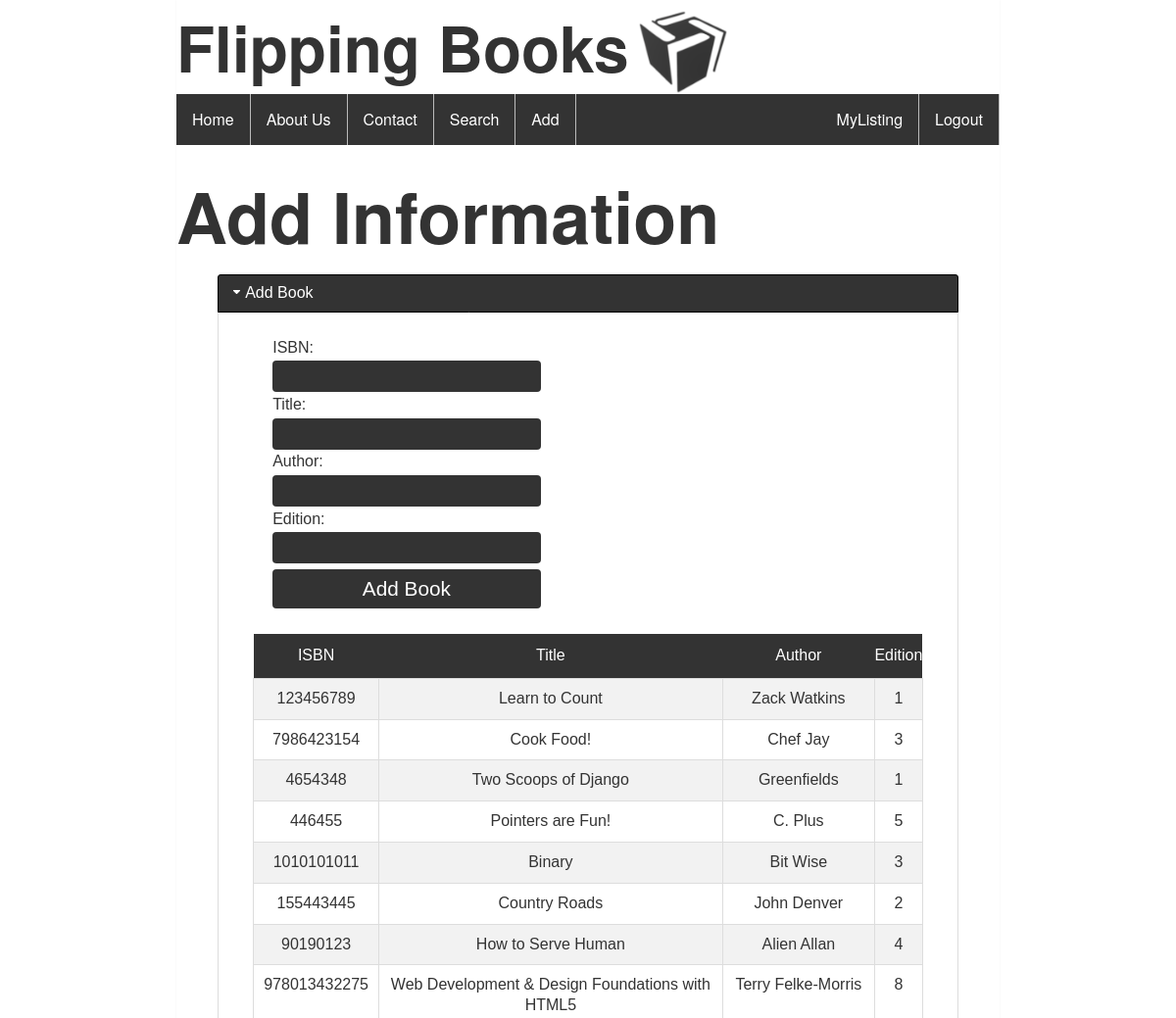
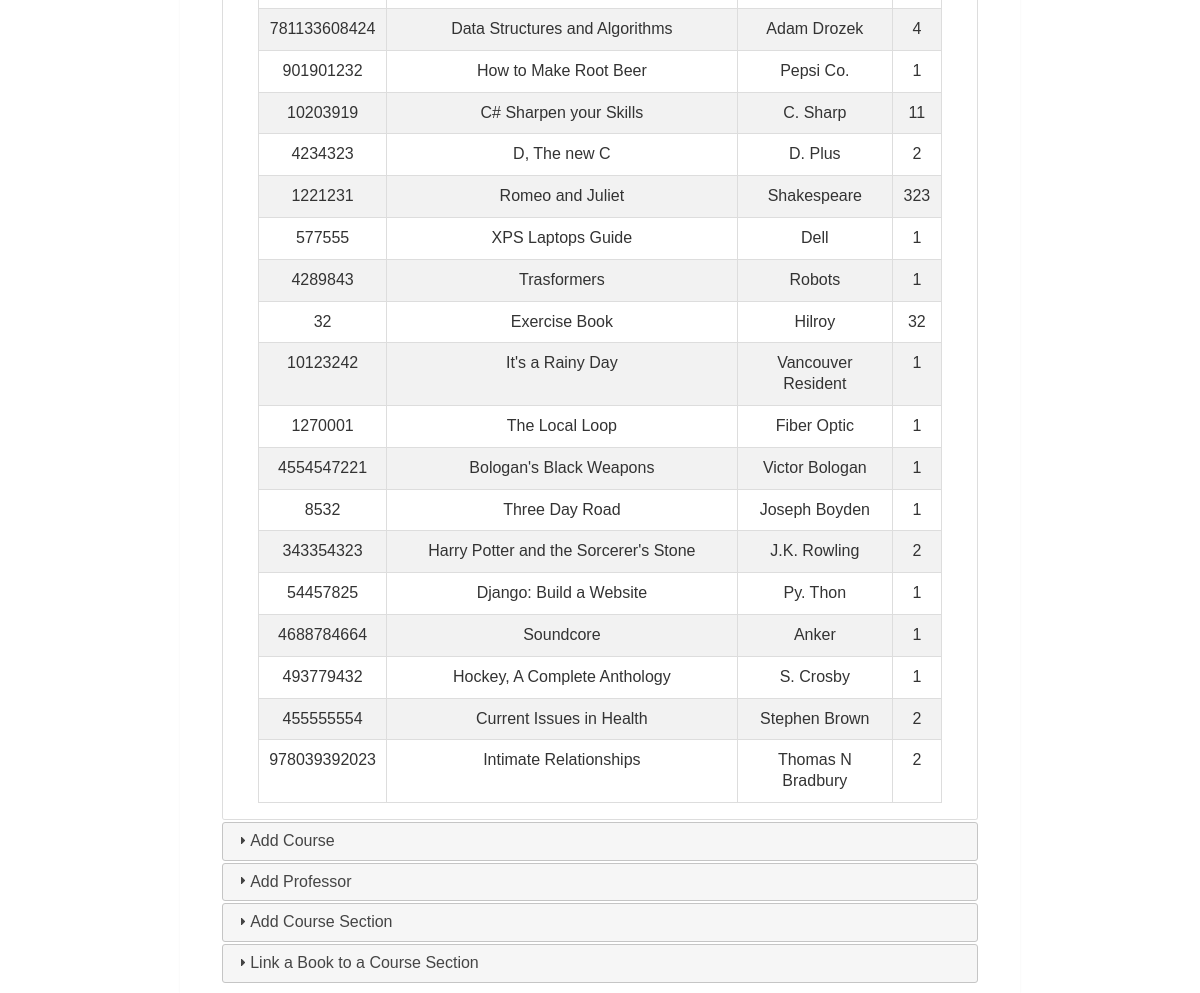
Page /add (signed in) on the committed database (2 pictures, top to bottom).
### main/models.py (models this page shows, shortened)
class Book(models.Model):
    ISBN = models.BigIntegerField(primary_key=True)
    Title = models.CharField(max_length=255)
    Author = models.CharField(max_length=255)
    Edition = models.CharField(max_length=255)

### main/views.py (the view, shortened to what this page needs)
# urls.py: url(r'^add', views.add, name='add'),
def add(request):
    if request.user.is_authenticated:
        books = Sql.get_all("main_book")
        courses = Sql.get_all("main_course")
        profs = Sql.get_all("main_prof")
        sections = Sql.get_section_join()
        booksinsection = Sql.get_bookinsection_join()
        error_message = None
        prof_form = AddProfForm()
        book_form = AddBookForm()
        course_form = AddCourseForm()
        section_form = AddSectionForm()
        bookinsection_form = AddBookInSectionForm()
        return render(request, 'main/registered/add.html',
                      context={'books': books, 'profs': profs, 'courses': courses,
                               'sections': sections, 'booksinsection': booksinsection,
                               'form_prof': prof_form, 'form_book': book_form,
                               'form_course': course_form, 'form_section': section_form,
                               'form_booksinsection': bookinsection_form, 'error_message': error_message})
    else:
        return login_r(request)

### main/forms.py
class AddProfForm(forms.Form):
    first_name = forms.CharField(label="First Name", required=True)
    last_name = forms.CharField(label="Last Name", required=True)
    class Meta:
        fields = ['first_name', 'last_name', ]

class AddBookForm(forms.Form):
    isbn = forms.IntegerField(label="ISBN", required=True)
    title = forms.CharField(label="Title", required=True)
    author = forms.CharField(label="Author", required=True)
    edition = forms.IntegerField(label="Edition", required=True)
    class Meta:
        fields = ['isbn', 'title', 'author', 'edition', ]

### main/sql.py (called while the page is built)
    @staticmethod
    def get_all(table):
        db = connection.cursor()
        sql = "SELECT * FROM %s" % table
        db.execute(sql)
        return db.fetchall()

    @staticmethod
    def get_section_join():
        db = connection.cursor()
        sql = "SELECT s.sectionid, c.department, c.coursenumber, s.sectionnumber, " \
              "s.term, s.year, p.lastname, sh.schoolname " \
              "FROM main_section s " \
              "JOIN main_course c ON s.courseid = c.courseid " \
              "JOIN main_prof p ON s.profid = p.profid " \
              "JOIN main_school sh ON c.schoolid = sh.schoolid "
        db.execute(sql)
        return db.fetchall()

    @staticmethod
    def get_bookinsection_join():
        db = connection.cursor()
        sql = "SELECT b.isbn, b.title, c.department, c.coursenumber, s.sectionnumber, " \
              "s.term, s.year, sh.schoolname " \
              "FROM main_booksinsection bs " \
              "JOIN main_section s ON bs.sectionid = s.sectionid " \
              "JOIN main_course c ON s.courseid = c.courseid " \
              "JOIN main_book b ON bs.isbn = b.isbn " \
              "JOIN main_school sh ON c.schoolid = sh.schoolid "
        db.execute(sql)
        return db.fetchall()

### main/templates/main/registered/add.html (shortened to what this page needs)
{%  extends 'main/base.html' %}
{% block content %}
    <h1 class="innerHeading">Add Information</h1>
    <div id="accordion" style="width:90%;margin: auto;">
        <h3 class="background">Add Book</h3>
        <div>
            <form class="register-form" action="add" method="post">
                {{ form_book.as_p }}
                <input type="submit" name="addbook" value="Add Book" />
            </form>
            <table class="table">
                <tr>
                    <th>ISBN</th>
                    <th>Title</th>
                    <th>Author</th>
                    <th>Edition</th>
                </tr>
                {% for book in books %}
                    <tr>
                        <td> {{ book.0 }}</td>
                        <td> {{ book.1 }}</td>
                        <td> {{ book.2 }}</td>
                        <td> {{ book.3 }}</td>
                    </tr>
                {% endfor %}
            </table>
        </div>
        <h3 class="background">Add Course</h3>
        <h3 class="background">Add Professor</h3>
        <h3 class="background">Add Course Section</h3>
        <h3 class="background">Link a Book to a Course Section</h3>
    </div>
{% endblock %}

### main/static/css/style.css (style rules this page uses)
html, body, div, span, object, iframe, h1, h2, h3, h4, h5, h6, p, blockquote, pre, abbr, address, cite, code, del, dfn, em, img, ins, kbd, q, samp, small, strong, sub, sup, var, b, i, dl, dt, dd, ol, ul, li, fieldset, form, label, legend, table, caption, tbody, tfoot, thead, tr, th, td, article, aside, canvas, details, figcaption, figure, footer, header, hgroup, menu, nav, section, summary, time, mark, audio, video { margin: 0; padding: 0; border: 0; outline: 0; font-size: 100%; vertical-align: baseline; background: transparent; }
body { line-height: 1; }
table { border-collapse: collapse; border-spacing: 0; }
input, select { vertical-align: middle; }
.table { width: 100%; border: 4px; border-color: BLACK; text-align: center; }
.table tr { width:100%; }

### main/templates/main/includes/style.html (style rules this page uses)
.innerHeading { width:100%; margin-top: 40px; font-size: 4.5em; color:#333; line-height: 90%; margin-bottom: 3%; height: fit-content; }
.table { border-collapse: collapse; width: 100%; text-align: center; //clear:left; float: right; }
.table tr { width:100%; }
.table td, #customers th { border: 1px solid #ddd; padding: 10px; }
.table tr:nth-child(even) { background-color: #f2f2f2; }
.table th { padding-top: 12px; padding-bottom: 12px; //background-color: #545454; background-color: #333; color: white; font-weight: normal; text-align: center; clear:left; }
form { clear:left; display: block; }
.ui-state-active { background-color: #333; color: white; border-color: black; }
.register-form input[type=text] { width: 100%; padding: 4px 8px; //margin: 8px 0; box-sizing: border-box; border: none; background-color: #333; color: white; //margin-bottom: 1%; }
.register-form input[type=number] { width: 100%; padding: 4px 8px; //margin: 8px 0; box-sizing: border-box; border: none; background-color: #333; color: white; //margin-bottom: 1%; }
.register-form input { background-color: #333; color: white; padding: 8px 12px; border: none; border-radius: 4px; cursor: pointer; font-size: 1.3em; width: 100%; margin: 0 auto; margin-bottom: 1%; margin-top: 1%; }
.register-form { //margin-top: 1%; display: inline-block; width: 40%; //clear:left; //float: right; //margin-top: 10%; //margin-bottom: 5px; padding: 10px; padding-left: 20px; }
.register-form label { color:#333; }
#accordion { width: 50%; margin: auto; //height: 1%; //margin-top: -0.5%; padding-bottom: 10px; }

### rows in the picture
Book: ISBN "123456789", Title "Learn to Count", Author "Zack Watkins", Edition "1"
Book: ISBN "7986423154", Title "Cook Food!", Author "Chef Jay", Edition "3"
Book: ISBN "4654348", Title "Two Scoops of Django", Author "Greenfields", Edition "1"
Book: ISBN "446455", Title "Pointers are Fun!", Author "C. Plus", Edition "5"
Book: ISBN "1010101011", Title "Binary", Author "Bit Wise", Edition "3"
Book: ISBN "155443445", Title "Country Roads", Author "John Denver", Edition "2"
Book: ISBN "90190123", Title "How to Serve Human", Author "Alien Allan", Edition "4"
Book: ISBN "978013432275", Title "Web Development & Design Foundations with HTML5", Author "Terry Felke-Morris", Edition "8"
Book: ISBN "781133608424", Title "Data Structures and Algorithms", Author "Adam Drozek", Edition "4"
Book: ISBN "901901232", Title "How to Make Root Beer", Author "Pepsi Co.", Edition "1"
Book: ISBN "10203919", Title "C# Sharpen your Skills", Author "C. Sharp", Edition "11"
Book: ISBN "4234323", Title "D, The new C", Author "D. Plus", Edition "2"
Book: ISBN "1221231", Title "Romeo and Juliet", Author "Shakespeare", Edition "323"
Book: ISBN "577555", Title "XPS Laptops Guide", Author "Dell", Edition "1"
Book: ISBN "4289843", Title "Trasformers", Author "Robots", Edition "1"
Book: book "32", Title "Exercise Book", Author "Hilroy"
Book: ISBN "10123242", Title "It's a Rainy Day", Author "Vancouver Resident", Edition "1"
Book: ISBN "1270001", Title "The Local Loop", Author "Fiber Optic", Edition "1"
Book: ISBN "4554547221", Title "Bologan's Black Weapons", Author "Victor Bologan", Edition "1"
Book: ISBN "8532", Title "Three Day Road", Author "Joseph Boyden", Edition "1"
Book: ISBN "343354323", Title "Harry Potter and the Sorcerer's Stone", Author "J.K. Rowling", Edition "2"
Book: ISBN "54457825", Title "Django: Build a Website", Author "Py. Thon", Edition "1"
Book: ISBN "4688784664", Title "Soundcore", Author "Anker", Edition "1"
Book: ISBN "493779432", Title "Hockey, A Complete Anthology", Author "S. Crosby", Edition "1"
Book: ISBN "455555554", Title "Current Issues in Health", Author "Stephen Brown", Edition "2"
Book: ISBN "978039392023", Title "Intimate Relationships", Author "Thomas N Bradbury", Edition "2"
